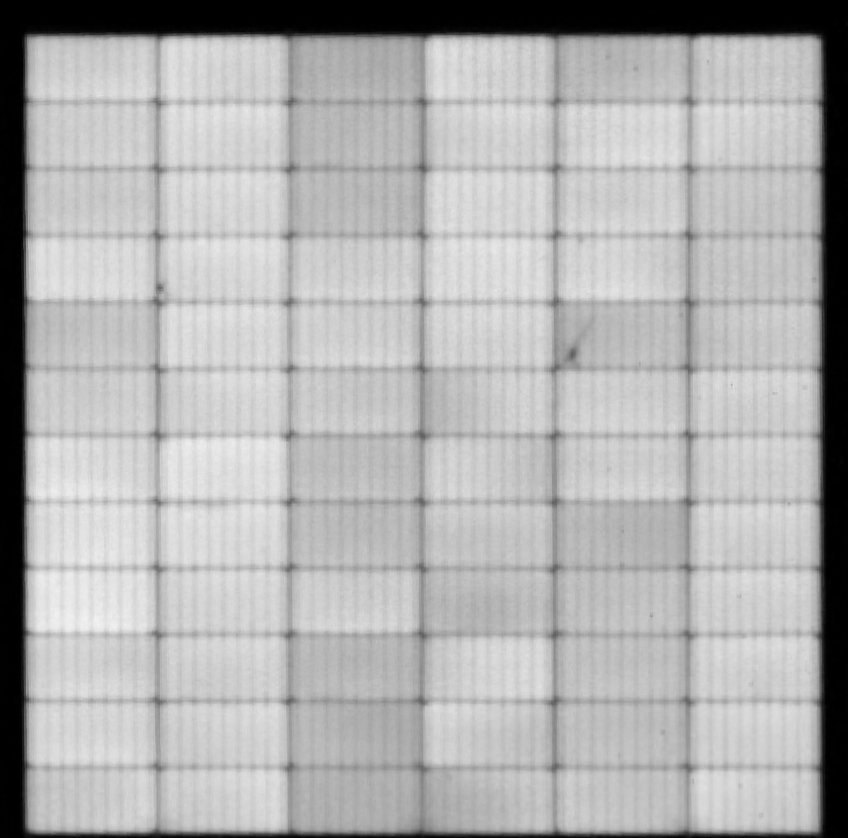
#> input picture tear_data/neg/1.png, 848 x 838 px; its folder holds 4 pictures in this run
$ jupyter execute --allow-errors Binarization.ipynb
#> lines starting #> are read from the running program, lines starting #| are printed output that depends on the picture; after the words box and inside, x2 and y2 are one past the last pixel; in counts of white or black regions, pixels touching at a corner belong together
[cell 1]
import cv2
from pathlib import Path
import matplotlib.pyplot as plt
import numpy as np
from PIL import Image

from einops import rearrange
import re

[cell 2]
root_path = Path.cwd()
pic_path = root_path / "tear_data/" / "neg"
pic_list = [path for path in pic_path.iterdir() if path.name[-3:] == "png"]

[cell 3]
# [10 lines left out: function plot_features, not called in this run]

[cell 4]
# [6 lines left out: function plot_nicefeatures, not called in this run]

[cell 5]
def filter_img(path):
    img = np.array(Image.open(path))
#> img is the input picture: shape (838, 848); min 0, max 242, mean 174.7
    img = img[img.sum(axis=1) > 100000,:]
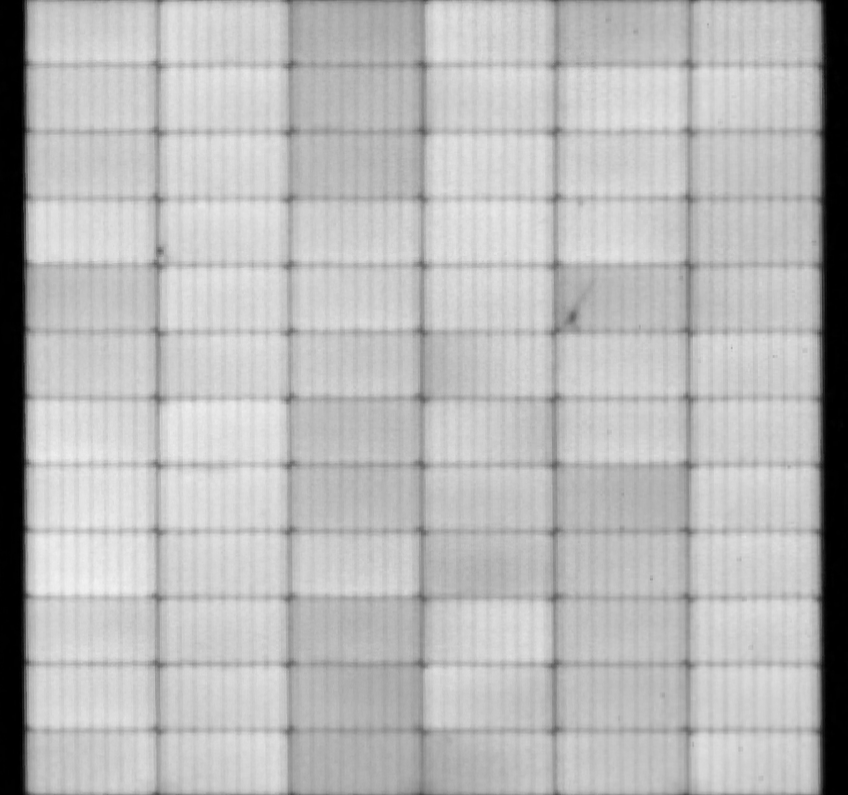
#> img: shape (795, 848); min 0, max 242, mean 183.3
    img = img[:,img.sum(axis=0) > 100000,]
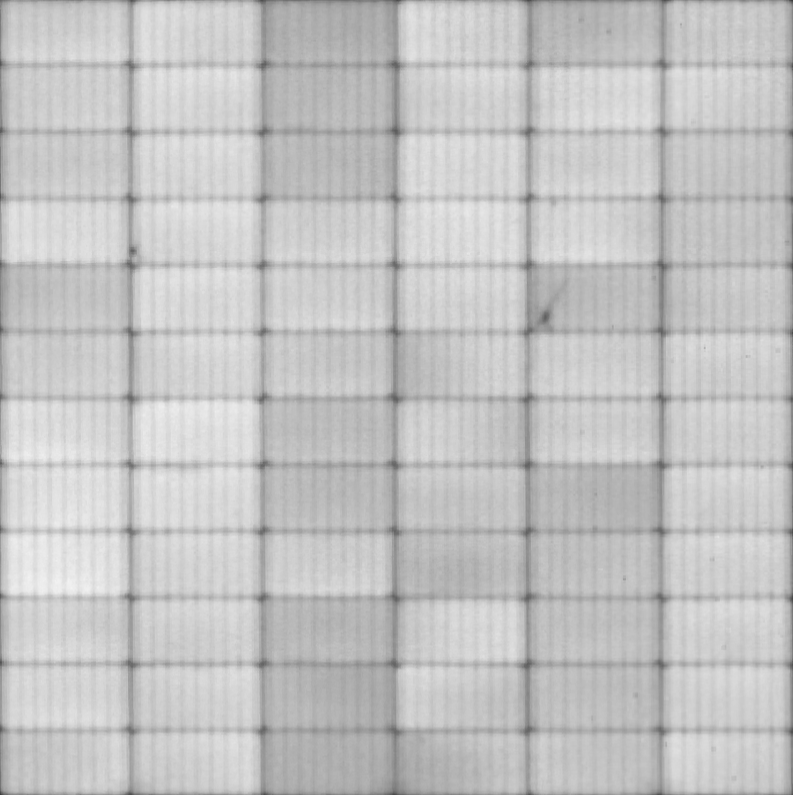
#> img: shape (795, 793); min 58, max 242, mean 195.2

    H, W = img.shape
#> H = 795; W = 793

    h, w = H//12, W//6
#> h = 66; w = 132

    img = np.array(Image.fromarray(img).resize((w*6, h*12), Image.Resampling.LANCZOS))
#> img: shape (792, 792)
    img_p = rearrange(img, "(b1 h) (b2 w) -> (b1 b2) (h w)", b1=12, b2=6)

    img_p = img_p / np.array([img_p.mean(axis=1)]*h*w).T * img_p.mean()

    return rearrange(img_p, "(b1 b2) (h w) -> (b1 h) (b2 w)", b1=12, b2=6, h=h, w=w).astype('uint8')

# [31 lines left out: function adapt_threshold, not called in this run]

[cell 6]
Image.open(pic_list[2])

#> (a cell that did not finish here is left out)

#> (a cell that did not finish here is left out)

[cell 9]
img = np.array(Image.open(pic_list[3]))
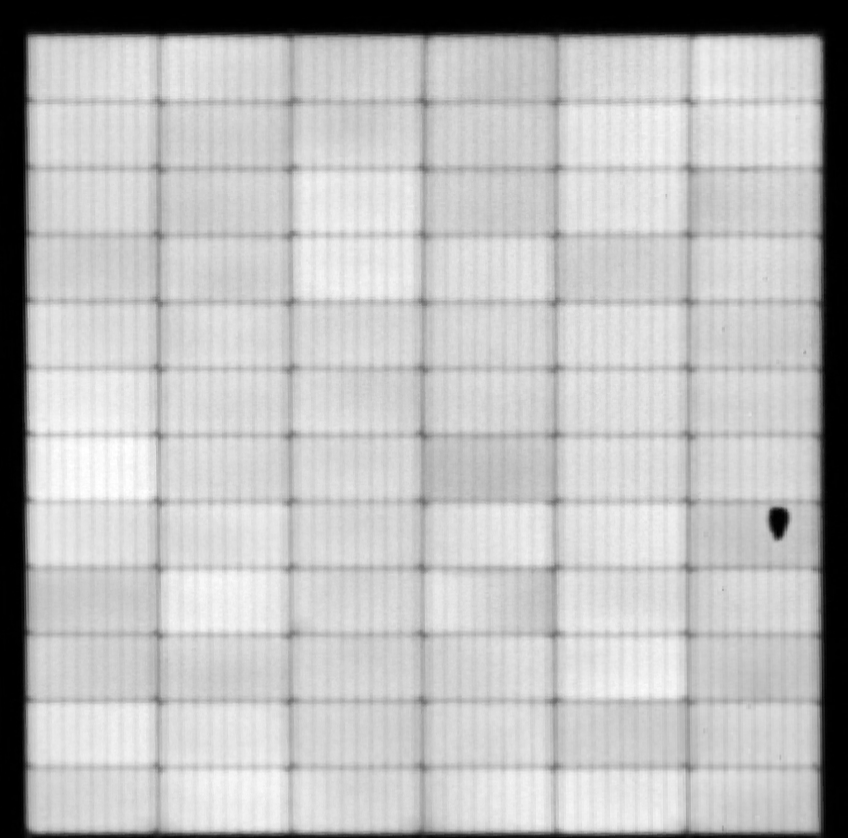
#> input picture tear_data/neg/12.png, 848 x 838 px
#> img is the input picture: shape (838, 848); min 0, max 255, mean 186.3
img2 = img[img.sum(axis=1) > 100000,:]
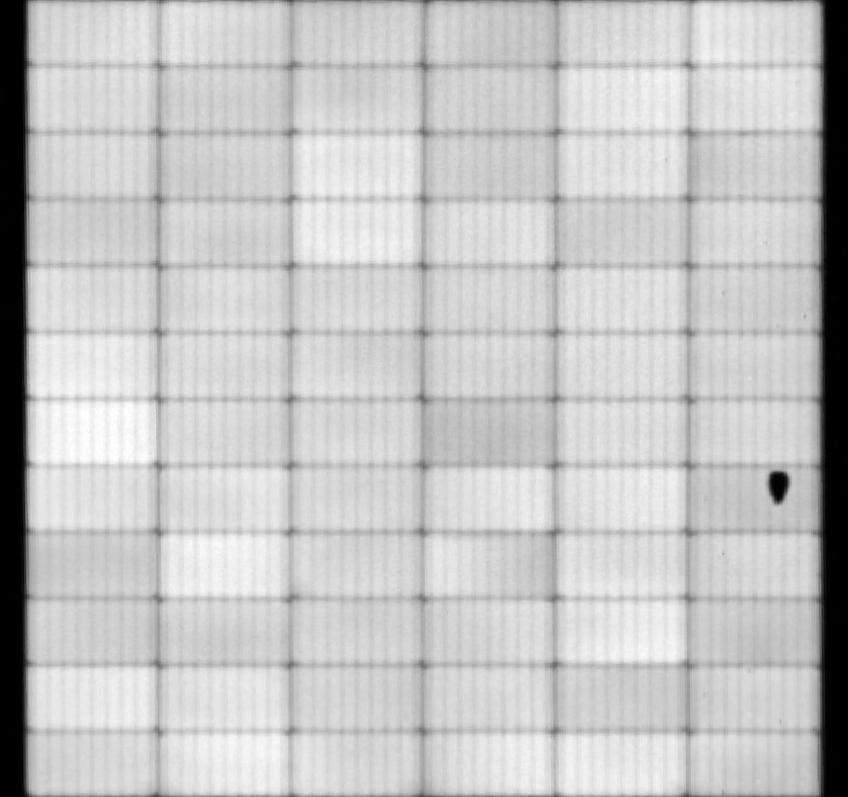
#> img2: shape (797, 848); min 0, max 255, mean 195.3
img3 = img2[:,img2.sum(axis=0) > 100000,]
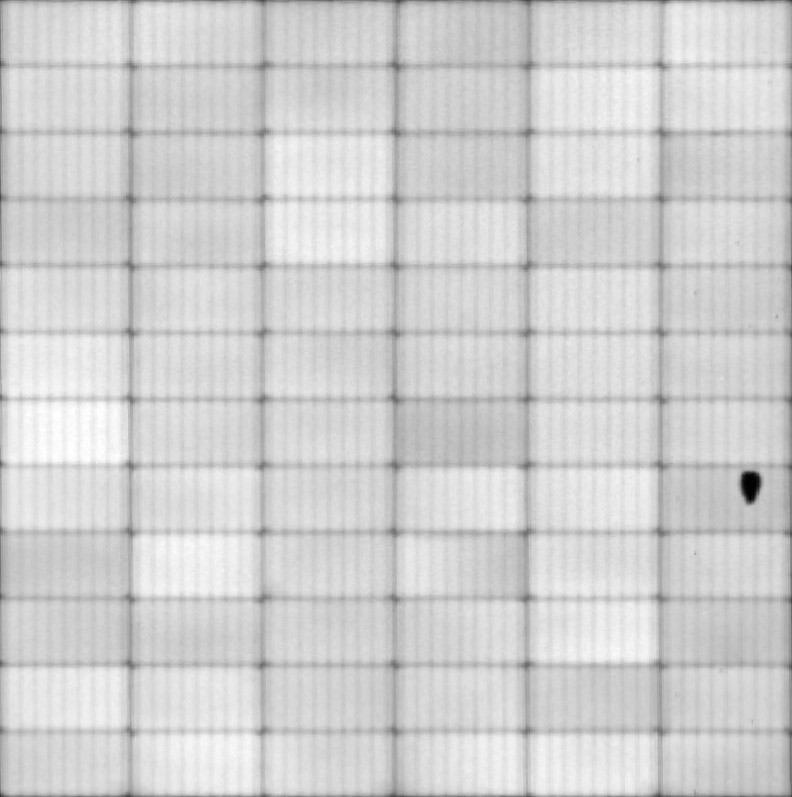
#> img3: shape (797, 792); min 0, max 255, mean 208.2

a = 1.5
O = img3 * float(a)
O[O > 255] = 255
O = np.round(O)
O = O.astype(np.uint8)

O = cv2.adaptiveThreshold(O,255,cv2.ADAPTIVE_THRESH_MEAN_C,cv2.THRESH_BINARY, 11, 8)
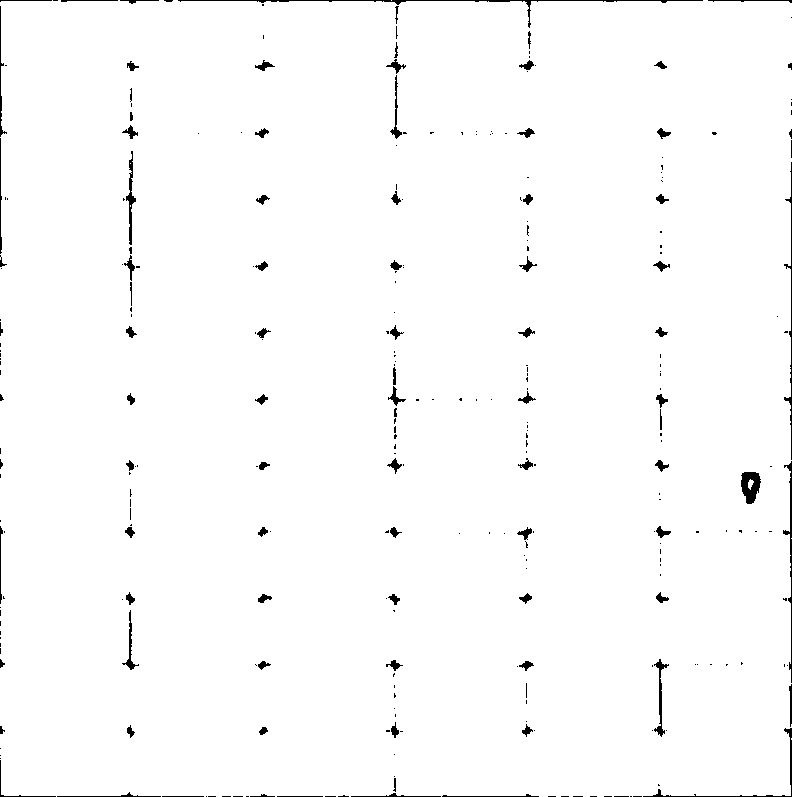
#> O: shape (797, 792); 98.5% white; 290 black regions (201 under 20 px), largest, box (x1, y1, x2, y2) and area: (178, 0, 703, 28) 701, (741, 472, 761, 504) 439, (783, 461, 792, 683) 398

Image.fromarray(O)

[cell 10]
O.sum(axis=0)
#> Out = 792 values, max 203235 at index 161, min 31110 at index 791, mean 200245.5
